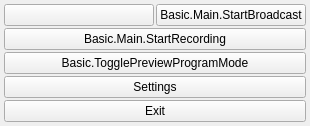
  <widget class="OBSDock" name="controlsDock">
   <property name="features">
    <set>QDockWidget::DockWidgetClosable|QDockWidget::DockWidgetMovable|QDockWidget::DockWidgetFloatable</set>
   </property>
   <property name="windowTitle">
    <string>Basic.Main.Controls</string>
   </property>
   <attribute name="dockWidgetArea">
    <number>8</number>
   </attribute>
   <widget class="QWidget" name="controlsDockContents">
    <layout class="QVBoxLayout" name="buttonsVLayout">
     <property name="spacing">
      <number>2</number>
     </property>
     <property name="leftMargin">
      <number>4</number>
     </property>
     <property name="topMargin">
      <number>4</number>
     </property>
     <property name="rightMargin">
      <number>4</number>
     </property>
     <property name="bottomMargin">
      <number>4</number>
     </property>
     <item>
      <layout class="QHBoxLayout" name="horizontalLayout_7">
       <item>
        <widget class="QPushButton" name="streamButton">
         <property name="enabled">
          <bool>true</bool>
         </property>
         <property name="sizePolicy">
          <sizepolicy hsizetype="Ignored" vsizetype="Fixed">
           <horstretch>0</horstretch>
           <verstretch>0</verstretch>
          </sizepolicy>
         </property>
         <property name="minimumSize">
          <size>
           <width>150</width>
           <height>0</height>
          </size>
         </property>
         <property name="checkable">
          <bool>true</bool>
         </property>
        </widget>
       </item>
       <item>
        <widget class="QPushButton" name="broadcastButton">
         <property name="enabled">
          <bool>true</bool>
         </property>
         <property name="sizePolicy">
          <sizepolicy hsizetype="Ignored" vsizetype="Fixed">
           <horstretch>0</horstretch>
           <verstretch>0</verstretch>
          </sizepolicy>
         </property>
         <property name="minimumSize">
          <size>
           <width>150</width>
           <height>0</height>
          </size>
         </property>
         <property name="text">
          <string>Basic.Main.StartBroadcast</string>
         </property>
         <property name="checkable">
          <bool>true</bool>
         </property>
        </widget>
       </item>
      </layout>
     </item>
     <item>
      <layout class="QHBoxLayout" name="recordingLayout">
       <property name="spacing">
        <number>2</number>
       </property>
       <property name="leftMargin">
        <number>0</number>
       </property>
       <property name="topMargin">
        <number>0</number>
       </property>
       <property name="rightMargin">
        <number>0</number>
       </property>
       <property name="bottomMargin">
        <number>0</number>
       </property>
       <item>
        <widget class="RecordButton" name="recordButton">
         <property name="enabled">
          <bool>true</bool>
         </property>
         <property name="sizePolicy">
          <sizepolicy hsizetype="Ignored" vsizetype="Fixed">
           <horstretch>0</horstretch>
           <verstretch>0</verstretch>
          </sizepolicy>
         </property>
         <property name="minimumSize">
          <size>
           <width>0</width>
           <height>0</height>
          </size>
         </property>
         <property name="text">
          <string>Basic.Main.StartRecording</string>
         </property>
         <property name="checkable">
          <bool>true</bool>
         </property>
        </widget>
       </item>
      </layout>
     </item>
     <item>
      <widget class="QPushButton" name="modeSwitch">
       <property name="sizePolicy">
        <sizepolicy hsizetype="Ignored" vsizetype="Fixed">
         <horstretch>0</horstretch>
         <verstretch>0</verstretch>
        </sizepolicy>
       </property>
       <property name="minimumSize">
        <size>
         <width>150</width>
         <height>0</height>
        </size>
       </property>
       <property name="text">
        <string>Basic.TogglePreviewProgramMode</string>
       </property>
       <property name="checkable">
        <bool>true</bool>
       </property>
      </widget>
     </item>
     <item>
      <widget class="QPushButton" name="settingsButton">
       <property name="sizePolicy">
        <sizepolicy hsizetype="Ignored" vsizetype="Fixed">
         <horstretch>0</horstretch>
         <verstretch>0</verstretch>
        </sizepolicy>
       </property>
       <property name="minimumSize">
        <size>
         <width>150</width>
         <height>0</height>
        </size>
       </property>
       <property name="text">
        <string>Settings</string>
       </property>
      </widget>
     </item>
     <item>
      <widget class="QPushButton" name="exitButton">
       <property name="sizePolicy">
        <sizepolicy hsizetype="Ignored" vsizetype="Fixed">
         <horstretch>0</horstretch>
         <verstretch>0</verstretch>
        </sizepolicy>
       </property>
       <property name="minimumSize">
        <size>
         <width>150</width>
         <height>0</height>
        </size>
       </property>
       <property name="text">
        <string>Exit</string>
       </property>
      </widget>
     </item>
     <item>
      <spacer name="expVSpacer">
       <property name="orientation">
        <enum>Qt::Vertical</enum>
       </property>
       <property name="sizeHint" stdset="0">
        <size>
         <width>0</width>
         <height>0</height>
        </size>
       </property>
      </spacer>
     </item>
    </layout>
   </widget>
  </widget>
